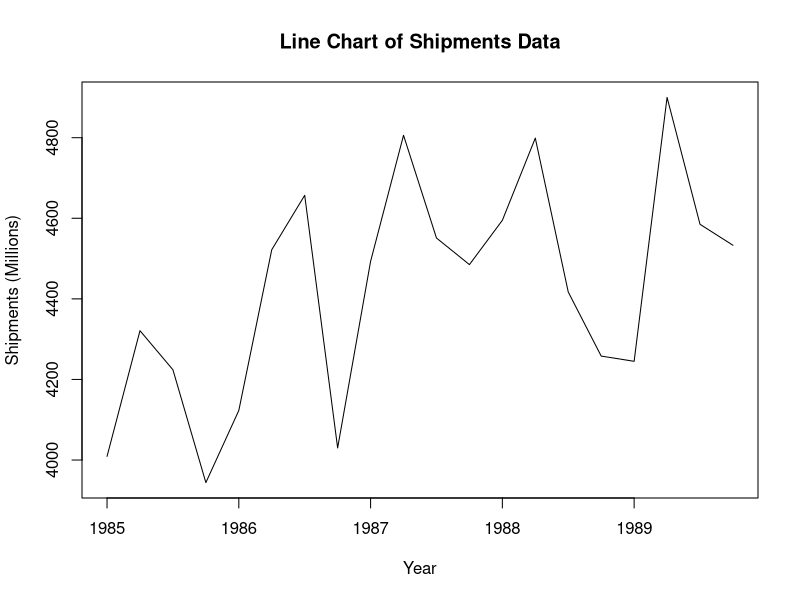
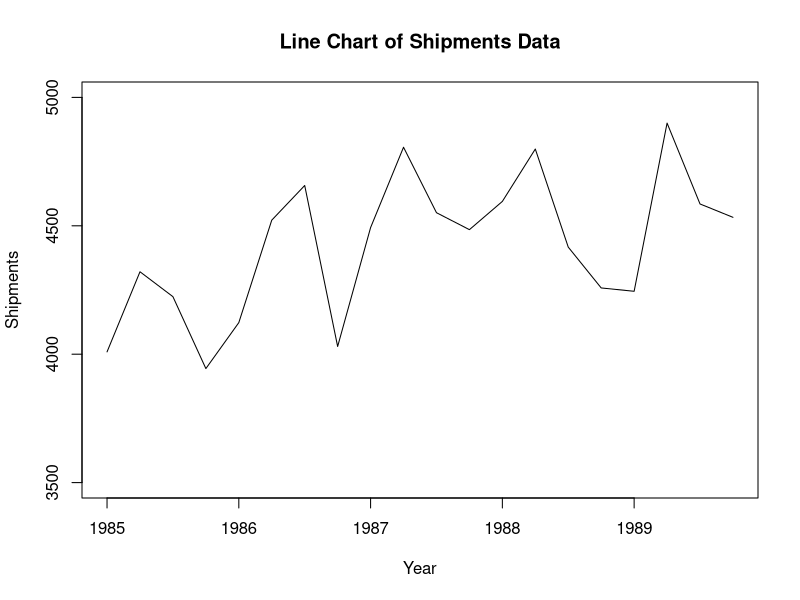
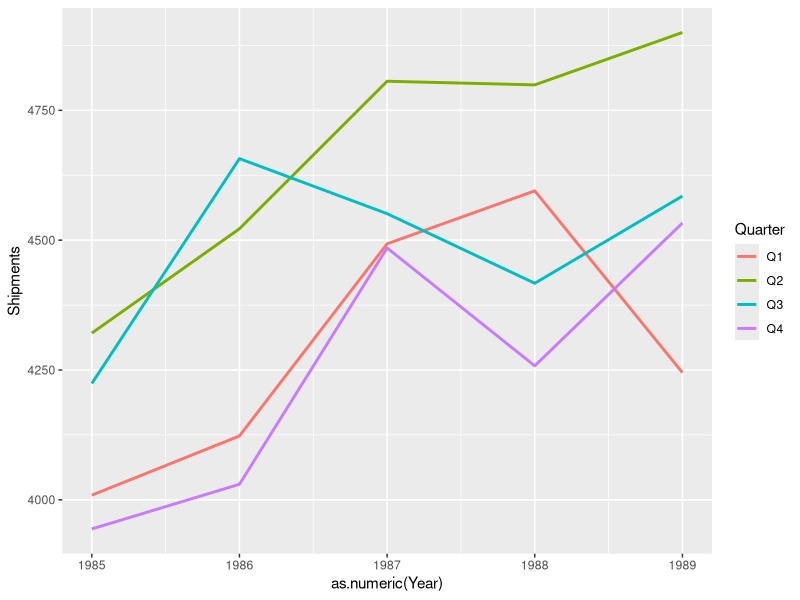

Here is the R script that generated these plots, in order: (Note: this script raises an error after producing the figures.)
##################################################################################################### 
## Author: Xuan Wu                Date: 9/25/2019 
##################################################################################################### 
# Load the required libraries/packages for the problems in Chapter 3
# Install the package(s) below once.

install.packages("ggplot2") 
install.packages("forecast") 
library(ggplot2) 
library(forecast)

######################################################################################################
## Case 1 - Shipments of Household Appliances: Line Graphs.
## The fle ApplianceShipments.csv contains the series of quarterly shipments
## (in millions of dollars) of US household appliances between 1985 and 1989. 
# - - - - - - - - - - - - - - - - - - - - - - - - - - - - - - - - - - - - - - - - - - - - - - - - - - 
## 1.a. Create a well-formatted time plot of the data. 
# - - - - - - - - - - - - - - - - - - - - - - - - - - - - - - - - - - - - - - - - - - - - - - - - - -
# Load the data
appship.df <- read.csv("ApplianceShipments.csv")

#view the fields in dataset
head(appship.df)   

# Use time series analysis to create time series from the above data frame 
appship.ts <- ts(appship.df$Shipments, 
                 start = c(1985, 1), 
                 end = c(1989, 4), 
                 freq = 4)

#view the data structure of the time series
print(appship.ts)  

# Line chart for the shipments data
plot(appship.ts,xlab='Year',ylab='Shipments (Millions)',main='Line Chart of Shipments Data')

# - - - - - - - - - - - - - - - - - - - - - - - - - - - - - - - - - - - - - - - - - - - - - - - - - - - - - - - - - - - - - - - 
## 1.b Does there appear to be a quarterly pattern? For a closer view of the  
## patterns, zoom in to the range of 3500-5000 on the y-axis.
# - - - - - - - - - - - - - - - - - - - - - - - - - - - - - - - - - - - - - - - - - - - - - - - - - - - - - - - - - - - - - - - 

# Answer: The chart does show a quarterly pattern as there is a peak in Q1,Q2 each year.
print('Answer: The chart does show a quarterly pattern as there is a peak in Q1,Q2 each year.')
# zoom in to the range of 3500-5000 on the y-axia
plot(appship.ts,xlab='Year',ylab='Shipments',ylim = c(3500,5000),main='Line Chart of Shipments Data')

# - - - - - - - - - - - - - - - - - - - - - - - - - - - - - - - - - - - - - - - - - - - - - - - - - - - - - - - - - - - - - - - 
## 1.c Using R, create one chart with four separate lines, one line for each of Q1, Q2, Q3, 
## and Q4. In R, this can be achieved by generating a data.frame for each quarter Q1, 
## Q2, Q3, Q4, and then plotting them as separate series on the line graph. Zoom 
## in to the range of 3500-5000 on the y-axis. Does there appear to be a diference 
## between quarters? 
# - - - - - - - - - - - - - - - - - - - - - - - - - - - - - - - - - - - - - - - - - - - - - - - - - - - - - - - - - - - - - - - 
# split the Quarter column to seperate quarter and year
library(stringr)
appship.df <- data.frame(str_split_fixed(appship.df$Quarter, "-", 2),appship.df$Shipments)

# reassign names to the columns
names(appship.df) <- c('Quarter','Year','Shipments')

# create a line chart to show the shipments for each quarter as separate series.
ggplot(data=appship.df,mapping=aes(x=as.numeric(Year),y=Shipments,colour = Quarter))+geom_line(size=1,show.legend = TRUE)

#Answer: The shipments of Q2 are significantly higher than the others.

x <- c(1985,1986,1987,1988,1989)
q1 <- subset(appship.ts,cycle(appship.ts) == 1)
q2 <- subset(appship.ts,cycle(appship.ts) == 2)
q3 <- subset(appship.ts,cycle(appship.ts) == 3)
q4 <- subset(appship.ts,cycle(appship.ts) == 4)
df <- data.frame(x,q1,q2,q3,q4)
g <- ggplot(df,aes(x))+geom_line(aes(y=q1), colour="red")+geom_line(aes(y=q2), colour="green") +geom_line(aes(y=q3), colour="blue")+geom_line(aes(y=q4), colour="purple")
g <- g +xlab('Year')+ylab('Shipments (Millions)')+ggtitle('Shipments by Quarter by Year')+ theme(legend.position="right",legend.text=(legend))
g


ggplot(df,mapping = aes(xlab='Year',ylab='Shipments (Millions)'))+ggtitle('Shipments by Quarters by Year')

plot(x,q1,type = "l",xlab='Year',ylab='Shipments (Millions)',main='Shipments by Quarters by Year',ylim = c(3500,5000))
lines(x,q2,type = "l",col='red')
lines(x,q3,type = "l",col='green')
lines(x,q4,type = "l",col='bule')


# - - - - - - - - - - - - - - - - - - - - - - - - - - - - - - - - - - - - - - - - - - - - - - - - - - - - - - - - - - - - - - - 
## 1.d Using R, create a line graph of the series at a yearly aggregated level (i.e., the total shipments in each year).
# - - - - - - - - - - - - - - - - - - - - - - - - - - - - - - - - - - - - - - - - - - - - - - - - - - - - - - - - - - - - - - - 
# summarize shipments by year
yearship <- aggregate(appship.ts,FUN=sum,nfrequency=1)

# create a line chart for shipments by year
plot(yearship,xlab='Year',ylab='Shipments',main='Total Shipments by Year')

###############################################################################################################################
## Case2: Sales of Riding Mowers: Scatter Plots. 
## A company that manufactures riding 
## mowers wants to identify the best sales prospects for an intensive sales campaign. In 
## particular, the manufacturer is interested in classifying households as prospective owners 
## or nonowners on the basis of Income (in $1000s) and Lot Size (in 1000 ft ). The 
## marketing expert looked at a random sample of 24 households, given in the fle RidingMowers.csv.
# - - - - - - - - - - - - - - - - - - - - - - - - - - - - - - - - - - - - - - - - - - - - - - - - - - - - - - - - - - - - - - - 
## 2.a Using R, create a scatter plot of Lot Size vs. Income, color-coded by the outcome 
## owner/nonowner. Make sure to obtain a well-formatted plot (create legible labels and a legend, etc.).
# - - - - - - - - - - - - - - - - - - - - - - - - - - - - - - - - - - - - - - - - - - - - - - - - - - - - - - - - - - - - - - - 

# Load data file
ridmowers.df <- read.csv("RidingMowers.csv")

# update column name "Lot Size" to replace blank
colnames(ridmowers.df)[colnames(ridmowers.df)=="Lot Size"] <- "Lot_Size"

# create a scatter plot of Lot Size vs. Income, color-coded by the outcome
ggplot(data=ridmowers.df,mapping=aes(x=Income,y=Lot_Size,colour = Ownership))+geom_point(size=3)+ggtitle('Lot Size vs. Income Scatter Chart')+theme(
  legend.position = c(1,1),
  legend.justification = c("right", "top")
)

# - - - - - - - - - - - - - - - - - - - - - - - - - - - - - - - - - - - - - - - - - - - - - - - - - - - - - - - - - - - - - - - 
# Case 3 Laptop Sales at a London Computer Chain: Bar Charts and Boxplots. 
# The fle LaptopSalesJanuary2008.csv contains data for all sales of laptops at a computer chain 
# in London in January 2008. This is a subset of the full dataset that includes data for 
# the entire year. 
# 3.a. Create a bar chart, showing the average retail price by store. Which store has the 
# highest average? Which has the lowest? 
# - - - - - - - - - - - - - - - - - - - - - - - - - - - - - - - - - - - - - - - - - - - - - - - - - - - - - - - - - - - - - - - 
# load data file
LapSales.df <- read.csv("LaptopSalesJanuary2008.csv")

# check if any missing value in retail price and store postcode columns
which(is.na(LapSales.df$Retail.Price))
which(is.na(LapSales.df$Store.Postcode))

# aggregate data calculating the average retail price by store zip code
data.for.plot <- aggregate(LapSales.df$Retail.Price,by=list(LapSales.df$Store.Postcode),FUN=mean)
names(data.for.plot) <- c('Store','Avg_Retail_Price')

# Create a bar chart, showing the average retail price by store
ggplot(data.for.plot, aes(x=data.for.plot$Store, y=data.for.plot$Avg_Retail_Price)) + geom_bar(stat="identity") + 
  labs(x="Store", y="Average Retail Price")+ggtitle('Average Retail Price by Store')+coord_cartesian(ylim=c(450,500))

# Find the stores with highest and lowest prices.
high <- toString(data.for.plot$Store[which.max(data.for.plot$Avg_Retail_Price)])
cat('Store with highest avg. price:',high)

low <- toString(data.for.plot$Store[which.min(data.for.plot$Avg_Retail_Price)])
cat('Sotre with lowest avg. price:',low)

# Answer: The Store N17 6QA has the highest average price. The store W4 3PH has the lowest average price.

# - - - - - - - - - - - - - - - - - - - - - - - - - - - - - - - - - - - - - - - - - - - - - - - - - - - - - - - - - - - - - - - 
# 3.b. To better compare retail prices across stores, create side-by-side boxplots of retail 
# price by store. Now compare the prices in the two stores from (a). Does there 
# seem to be a diference between their price distributions?
# - - - - - - - - - - - - - - - - - - - - - - - - - - - - - - - - - - - - - - - - - - - - - - - - - - - - - - - - - - - - - - - 
# Create a subset to only include the data for the two stores from (a)
TwoStore <- subset(LapSales.df,LapSales.df$Store.Postcode == c(high,low))

# Create boxplots of retail price by store comparing the two stores.
ggplot(TwoStore)+geom_boxplot(aes(x=as.factor(TwoStore$Store.Postcode), y=TwoStore$Retail.Price)) + labs(x="Store", y="Retail Price")+ggtitle('Retail Price - Highest Avg. Price Store vs. Lowest Avg. Price Store')

# Answer: The retail price concentration of high-price store N17 6QA is higher than the concentration of low-price store W4 3PH.
print('Answer: The retail price concentration of high-price store N17 6QA is higher than the concentration of low-price store W4 3PH.')
